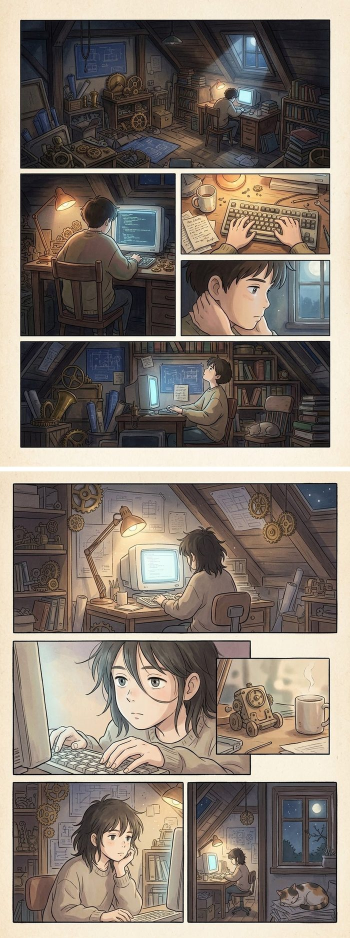
#> input picture examples/comic-longstrip.jpg, 700 x 1876 px (shown at 1/2 size)
$ python ghibli_comic.py --input-image ../examples/comic-longstrip.jpg
#> lines starting #> are read from the running program, lines starting #| are printed output that depends on the picture
#!/usr/bin/env python3
"""Ghibli Comic — 用 Gemini 把一个主题变成吉卜力风封面 / 多格漫画 / 长图漫画。

主题 → (可选 LLM 规划分镜) → Gemini 出图 → 裁剪拼接 → 可选上传微信素材取 thumb_media_id

用法见 README.md 或 SKILL.md。
"""
from __future__ import annotations

import argparse
import base64
import json
import mimetypes
import os
import re
import subprocess
import sys
import time
import urllib.error
import urllib.parse
import urllib.request
import uuid
from datetime import datetime
from pathlib import Path

from PIL import Image, ImageOps

HOME = Path.home()
WX_CONFIG = Path(os.environ.get("WX_MP_CONFIG", HOME / ".wechat-mp.json"))

PROXY_CANDIDATES = [
    os.environ.get("HTTPS_PROXY") or os.environ.get("https_proxy"),
    "http://127.0.0.1:7890",
    None,  # 直连
]

GOOGLE_PROBE = "https://generativelanguage.googleapis.com/v1beta/models?alt=json"

# gemini-3-pro-image 已下线（2026-10-05 实测），这两个是当前可用且实测稳定的
DEFAULT_IMAGE_MODEL = os.environ.get("GHIBLI_IMAGE_MODEL", "gemini-3.0-pro")
DEFAULT_TEXT_MODEL = os.environ.get("GHIBLI_TEXT_MODEL", "gemini-3.0-flash")


# --------------------------------------------------------------------------
# 代理
# --------------------------------------------------------------------------
def pick_proxy():
    """依次探测候选代理，返回第一个能连上 Google 的。"""
    for p in PROXY_CANDIDATES:
        if p and p.startswith("$"):
            continue
        handler = urllib.request.ProxyHandler({"http": p, "https": p}) if p else urllib.request.ProxyHandler({})
        opener = urllib.request.build_opener(handler)
        try:
            req = urllib.request.Request(GOOGLE_PROBE, headers={"User-Agent": "curl/8"})
            with opener.open(req, timeout=8):
                return p, opener
        except urllib.error.HTTPError:
            # 401/403 都算通，说明网络可达
            return p, opener
        except Exception:
            continue
    return None, urllib.request.build_opener(urllib.request.ProxyHandler({}))


PROXY, OPENER = pick_proxy()


# [15 lines left out: function http_json, not called in this run]


# --------------------------------------------------------------------------
# 主题抽取
# --------------------------------------------------------------------------
STOPWORDS = set("""
的 了 和 是 在 也 就 都 而 及 与 这 那 有 被 把 给 从 到 对 为 以 个 上 下 中 我们 你们 他们
如何 什么 为什么 怎么 可以 需要 一个 一篇 那些 这些 之后 之前 现在 今天 其实 真的 还是 因为 所以
什么 怎么 为什么 哪些 一个 一种 以及 或者 通过 进行 对于 关于
what how why the a an and or but if to of in on for with is are was were be been this that these those
""".split())


# [28 lines left out: functions extract_topic, _keywords, not called in this run]


# --------------------------------------------------------------------------
# 场景预设
# --------------------------------------------------------------------------
SCENES = {
    "countryside": "rolling summer countryside: terraced rice fields, a dirt path climbing to a lone tree, distant blue mountains, tall grass bending in the wind",
    "sky": "vast sky filled with towering cumulus clouds, seen from high above, tiny fields and a river far below, soft shafts of sunlight",
    "town": "a nostalgic small town at golden hour: tiled roofs, laundry lines, a bakery window spilling warm orange light onto cobblestones",
    "sea": "seaside cliff with a white railing, deep blue sea and white surf, seagulls, hydrangeas along the path, bright summer haze",
    "forest": "ancient mossy forest, giant camphor tree, dappled sunlight falling through the canopy, ferns and small stone path",
    "workshop": "a cluttered attic workshop late at night: blueprints, brass gears, a single warm desk lamp, dust motes floating in the lamplight",
    "station": "a quiet rural train station at dawn: wooden benches, a single platform lamp, steam curling from a teacup, tracks vanishing into mist",
    "library": "a tall circular library: spiraling wooden shelves, a domed glass ceiling, dust motes in slanted light, a forgotten globe",
}

PRESET_HINTS = {
    "countryside": ["乡", "村", "田", "田野", "成长", "慢", "生活", "童年", "徒步", "故乡"],
    "sky": ["飞行", "云", "天空", "飞机", "远眺", "视野", "格局", "航天", "航"],
    "town": ["城市", "街", "老街", "店铺", "社区", "小店", "夜市", "烟火", "摊"],
    "sea": ["海", "浪", "岛", "旅行", "远洋", "潮汐", "港口", "航海"],
    "forest": ["森林", "树", "生态", "自然", "环保", "苔", "苔藓", "丛林"],
    "workshop": ["代码", "编程", "开发", "工具", "工程", "我做了", "产品", "机械", "调试", "制造",
                 "ai", "agent", "api", "cli", "服务器", "插件", "skill", "模型", "部署", "开源"],
    "station": ["等待", "错过", "告别", "重逢", "火车", "journey", "旅途", "站台", "离别"],
    "library": ["书", "阅读", "知识", "文档", "论文", "学习", "文档", "检索", "百科"],
}


def choose_preset(topic: str, keywords: list[str], override: str | None) -> str:
#> called with topic = '', override = 'auto'
    if override and override != "auto":
        return override if override in SCENES else "countryside"
    hay = (topic + " " + " ".join(keywords)).lower()
    for name, hints in PRESET_HINTS.items():
        if any(h.lower() in hay for h in hints):
            return name
    return "countryside"


GHIBLI_BASE = (
    "Studio Ghibli anime film still, hand-painted cel animation aesthetic, "
    "Kazuo Oda style watercolor background painting, soft pastel palette, "
    "gentle warm afternoon light, delicate linework, lush detailed foliage, "
    "breathtaking cinematic composition, "
    "absolutely no text, no letters, no watermark, no logo, no signature, no speech bubbles, no UI elements"
)

GHIBLI_COMIC_BASE = (
    "Studio Ghibli manga page, hand-painted watercolor and soft cel shading, "
    "Kazuo Oda style delicate linework, muted warm pastel palette with aged paper texture, "
    "gentle natural light, expressive but simple character faces with large calm eyes, "
    "clean panel gutters, hand-inked panel borders, "
    "absolutely no text, no letters, no sound effects, no speech bubbles, no watermark, no logo, no signature"
)


# --------------------------------------------------------------------------
# 模式一：单张封面
# --------------------------------------------------------------------------
def build_cover_prompt(topic: str, keywords: list[str], preset: str, aspect: str) -> str:
    scene = SCENES[preset]
    flavor = f"The scene should quietly echo this theme without depicting it literally: {topic}."
    if keywords:
        flavor += " Motifs to weave in subtly: " + ", ".join(keywords[:5]) + "."
    # Gemini 不认 2.35:1，用最接近的 21:9 生成再裁
    ratio_line = {
        "2.35:1": "Ultra-wide 21:9 panoramic aspect ratio, 2.35:1 crop-safe, keep the horizon in the upper third and leave empty sky/negative space.",
        "16:9": "16:9 widescreen aspect ratio.",
        "1:1": "Square 1:1 composition.",
        "4:3": "4:3 classic frame.",
    }.get(aspect, "")

    return (
        f"An original illustration in the visual language of Studio Ghibli feature films.\n\n"
        f"SETTING: {scene}.\n"
        f"{flavor}\n"
        f"STYLE: {GHIBLI_BASE}.\n"
        f"FRAMING: {ratio_line}\n"
        f"MOOD: nostalgic, calm, quietly hopeful.\n"
        f"IMPORTANT: This is an original artwork inspired by an animation art style — "
        f"do not reproduce any copyrighted character and do not copy any existing film frame."
    )


# --------------------------------------------------------------------------
# 模式二：分镜规划（LLM）
# --------------------------------------------------------------------------
LAYOUT_RULES = {
    "four-panel": "exactly 4 panels in a 2x2 grid, clean straight gutters",
    "standard": "5 to 6 panels of varying sizes in a traditional manga page flow, one large establishing panel at top",
    "cinematic": "3 wide horizontal panels stacked vertically, like film storyboards",
    "splash": "one single full-bleed panel with no subdivision",
    "mixed": "4 to 6 panels with varied sizes, one dominant panel and smaller reaction shots",
}


# [207 lines left out: functions plan_storyboard, _parse_json, build_page_prompt, find_bun, find_gemini_web_script, gemini_web_ready and 4 more, not called in this run]


# --------------------------------------------------------------------------
# 后处理
# --------------------------------------------------------------------------
TARGET_SIZE = {
    "2.35:1": (1800, 766),
    "16:9": (1920, 1080),
    "1:1": (800, 800),
    "4:3": (1600, 1200),
    "3:4": (1200, 1600),
}
RATIO = {"2.35:1": 2.35, "16:9": 16 / 9, "1:1": 1.0, "4:3": 4 / 3, "3:4": 3 / 4}


def target_ratio(size, aspect):
    w, h = size
    r = RATIO.get(aspect, 2.35)
    if w / h > r:
        return (round(h * r), h)
    return (w, round(w / r))


def postprocess(src: Path, dst: Path, aspect: str) -> Path:
#> called with aspect = '2.35:1'
    img = Image.open(src)
#> img is the input picture: PIL image 700x1876 RGB; mean R, G, B 133.4, 122.6, 112.7
    img = ImageOps.exif_transpose(img).convert("RGB")
    img = ImageOps.fit(img, target_ratio(img.size, aspect), method=Image.LANCZOS, centering=(0.5, 0.45))
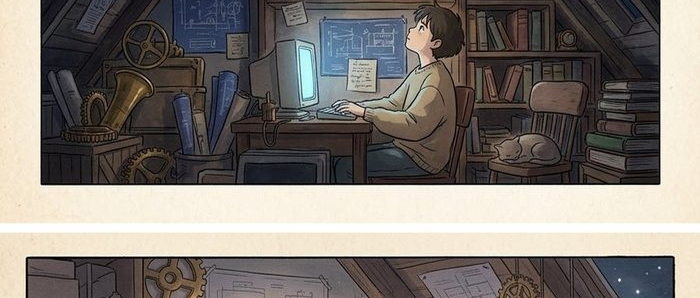
#> img: PIL image 700x298 RGB; mean R, G, B 126.1, 120.3, 114.9
    img = img.resize(TARGET_SIZE.get(aspect, (1800, 766)), Image.LANCZOS)
#> img: PIL image 1800x766 RGB
    dst.parent.mkdir(parents=True, exist_ok=True)
    img.save(dst, "JPEG", quality=88, optimize=True, progressive=True)
    kb = dst.stat().st_size / 1024
    if kb > 10 * 1024:  # 微信图片素材上限 10MB
        raise SystemExit(f"封面 {kb:.0f}KB 超过微信 10MB 限制")
    return dst


# [55 lines left out: functions stitch_vertical, wx_access_token, wx_upload_image, not called in this run]


# --------------------------------------------------------------------------
def main():
    ap = argparse.ArgumentParser(
        description="Ghibli Comic — 用 Gemini 把主题变成吉卜力风封面 / 多格漫画")
    # 主题输入（三选一）
    ap.add_argument("--article", help="从 Markdown 抽取主题")
    ap.add_argument("--topic", help="直接指定主题")
    ap.add_argument("--title", help="只有标题时用它")
    ap.add_argument("--input-image", help="跳过生成，只做后处理/上传")
    # 模式
    ap.add_argument("--mode", default="auto", choices=["auto", "cover", "comic"],
                    help="cover=单张封面  comic=多格漫画  auto=有 --pages 则 comic")
    ap.add_argument("--pages", type=int, default=4, help="漫画页数（mode=comic 生效）")
    ap.add_argument("--layout", default="mixed", choices=list(LAYOUT_RULES),
                    help="每页分格布局")
    ap.add_argument("--stitch", action="store_true", help="把多页竖向拼成一张长图")
    # 画面
    ap.add_argument("--aspect", default="2.35:1", choices=list(RATIO),
                    help="封面 2.35:1/16:9/1:1/4:3；漫画页默认 3:4")
    ap.add_argument("--preset", default="auto", choices=["auto"] + list(SCENES))
    # 后端
    ap.add_argument("--backend", default="auto", choices=["auto", "gemini-web", "google-api"])
    ap.add_argument("--model", default=DEFAULT_IMAGE_MODEL, help=f"图片模型（默认 {DEFAULT_IMAGE_MODEL}）")
    ap.add_argument("--text-model", default=DEFAULT_TEXT_MODEL, help=f"文本模型（默认 {DEFAULT_TEXT_MODEL}）")
    # 输出
    ap.add_argument("--out", help="输出路径")
    ap.add_argument("--outdir", help="漫画多页输出目录")
    ap.add_argument("--upload", action="store_true", help="上传微信素材")
    ap.add_argument("--meta", help="结果写入 JSON")
    ap.add_argument("--keep-raw", action="store_true", help="保留 Gemini 原始输出")
    ap.add_argument("--dry-run", action="store_true", help="只打印 prompt，不调模型")
    a = ap.parse_args()

    if a.mode == "comic":
        a_aspect = a.aspect if a.aspect != "2.35:1" else "3:4"
    else:
        a_aspect = a.aspect
    a.layout = a.layout if a.layout in LAYOUT_RULES else "mixed"

    print(f"[proxy] {PROXY or '直连'}")

    # --- 主题 ---
    title, keywords = "", []
    if a.article:
        title, keywords = extract_topic(Path(a.article))
    if a.title:
        title = a.title
    if a.topic:
        title = title or a.topic
    topic = a.topic or title
    if not topic and not a.input_image:
        ap.error("需要 --article / --topic / --title / --input-image 之一")

    mode = a.mode
    if mode == "auto":
        mode = "comic" if (a.pages and a.pages > 1) else "cover"

    print(f"[topic] {topic}  [mode] {mode}")
    if keywords:
        print(f"[keywords] {', '.join(keywords)}")

    preset = choose_preset(topic, keywords, a.preset)

    backend = a.backend
    if backend == "auto" and not a.input_image:
        ok, why = gemini_web_ready()
        if ok:
            backend = "gemini-web"
        elif os.environ.get("GEMINI_API_KEY") or os.environ.get("GOOGLE_API_KEY"):
            backend = "google-api"
            print("[backend] gemini-web 不可用，回退 google-api")
        else:
            raise SystemExit(
                f"[backend] 没有可用后端。gemini-web 不可用（{why}），"
                f"且未设置 GEMINI_API_KEY。请先跑 gemini-web 的 --login 刷新 cookie，"
                f"或export GEMINI_API_KEY=... 后重试。"
            )

    ts = datetime.now().strftime("%Y%m%d-%H%M%S")
    slug = re.sub(r"[^\w\-]+", "-", topic)[:24].strip("-") or "ghibli"
    result: dict = {"topic": topic, "mode": mode, "preset": preset}

    # ======================================================================
    # 漫画模式
    # ======================================================================
    if mode == "comic" and not a.input_image:
        plan: dict = {}
        if a.dry_run:
            plan = {"title": "(dry-run 不调 LLM)", "character_note": "(dry-run)",
                    "pages": [{"page": i + 1, "layout": a.layout,
                               "scene": f"(page {i + 1} scene)", "continuity": ""}
                              for i in range(a.pages)]}
        else:
            print("[plan] 规划分镜中…")
            plan = plan_storyboard(topic, keywords, a.pages, a.layout)
            if not plan:
                print("[plan] LLM 规划失败，退化为无分镜模式（每页同一主题）")
                plan = {"title": slug, "character_note": "",
                        "pages": [{"page": i + 1, "layout": a.layout,
                                   "scene": f"A quiet vignette that conveys: {topic}",
                                   "continuity": ""} for i in range(a.pages)]}
            else:
                print(f"[plan] 漫画标题：{plan.get('title', '')}")
                print(f"[plan] 角色设定：{plan.get('character_note', '')[:80]}")

        plan["topic"] = topic
        pages = plan.get("pages") or []
        outdir = Path(a.outdir or a.out or f"./ghibli-{slug}-{ts}").expanduser()
        outdir.mkdir(parents=True, exist_ok=True)
        pages_dir = outdir / "pages"
        pages_dir.mkdir(exist_ok=True)

        # 分镜表落盘（可复现记录）
        (outdir / "storyboard.json").write_text(
            json.dumps(plan, ensure_ascii=False, indent=2), encoding="utf-8")

        finals: list[Path] = []
        first_raw: Path | None = None
        for i, spec in enumerate(pages[: a.pages], start=1):
            prompt = build_page_prompt(plan, spec, i, len(pages[: a.pages]), preset)
            (pages_dir / f"{i:02d}-prompt.md").write_text(prompt, encoding="utf-8")
            if a.dry_run:
                print(f"\n--- page {i} prompt ---\n{prompt}")
                continue
            print(f"[gen] page {i}/{len(pages[: a.pages])}…")
            t0 = time.time()
            raw = outdir / f"page-{i:02d}-raw.png"
            if backend == "gemini-web":
                # 第一页做风格锚点，后续页以它为参考，保持画风一致
                refs = [first_raw] if (first_raw and first_raw.exists()) else None
                raw = gen_gemini_web(prompt, a.model, raw, a_aspect, refs=refs)
                if i == 1:
                    first_raw = raw
            else:
                raw = gen_google_api(prompt, a.model, raw, a_aspect)
            final = postprocess(raw, pages_dir / f"{i:02d}-{slug}.jpg", a_aspect)
            if not a.keep_raw:
                raw.unlink(missing_ok=True)
            print(f"      {time.time() - t0:.1f}s -> {final.name}")
            finals.append(final)

        if a.stitch and finals:
            stitched = postprocess_stitched(finals, outdir / f"00-{slug}-long.jpg")
            print(f"[stitch] {stitched}")
            result["stitched"] = str(stitched)

        result["pages"] = [str(p) for p in finals]
        result["output_dir"] = str(outdir)
        result["storyboard"] = str(outdir / "storyboard.json")
        result["comic_title"] = plan.get("title", "")

    # ======================================================================
    # 封面模式
    # ======================================================================
    else:
        prompt = build_cover_prompt(topic, keywords, preset, a_aspect)
        print(f"[preset] {preset}\n------ PROMPT ------\n{prompt}\n--------------------")

        if a.dry_run:
            return

        out = Path(a.out or f"cover-{slug}-{ts}.jpg").expanduser()
        if a.input_image:
            raw = Path(a.input_image)
            print(f"[gen] 跳过生成，使用 {raw}")
        else:
            print(f"[gen] backend={backend} model={a.model}")
            t0 = time.time()
            raw = gen_gemini_web(prompt, a.model, out, a_aspect) if backend == "gemini-web" \
                else gen_google_api(prompt, a.model, out, a_aspect)
            print(f"[gen] 完成 {time.time() - t0:.1f}s -> {raw}")

        final = postprocess(raw, out, a_aspect)
        if not a.keep_raw:
            raw.unlink(missing_ok=True)
        print(f"[out] {final}  {final.stat().st_size / 1024:.0f}KB  {Image.open(final).size[0]}x{Image.open(final).size[1]}")
        result["cover"] = str(final)
        result["prompt"] = prompt

    # --- 上传 ---
    if a.upload and not a.dry_run:
        target = Path(result.get("stitched") or result.get("cover")
                      or (result.get("pages") or [""])[0])
        token = wx_access_token()
        up = wx_upload_image(target, token)
        result.update({"thumb_media_id": up["media_id"], "url": up.get("url"), "uploaded": str(target)})
        print(f"[wx] thumb_media_id={up['media_id']} <- {target}")

    if a.meta:
        Path(a.meta).write_text(json.dumps(result, ensure_ascii=False, indent=2), encoding="utf-8")
        print(f"[meta] {a.meta}")
    print(json.dumps(result, ensure_ascii=False))


# [7 lines left out: function postprocess_stitched, not called in this run]


if __name__ == "__main__":
    main()
